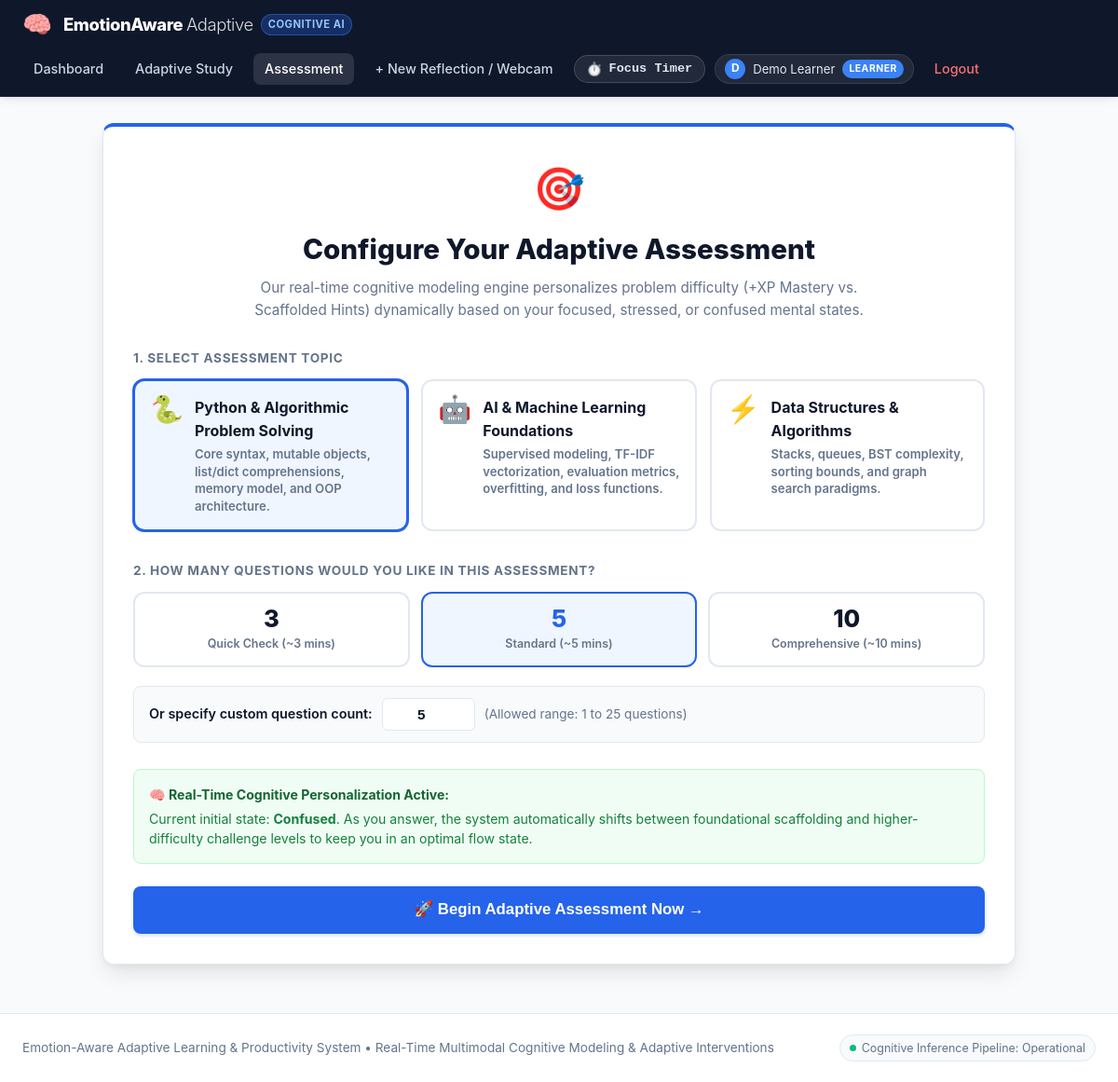
Before: /study?mode=assessment&setup=1 (signed in) with the older database file.
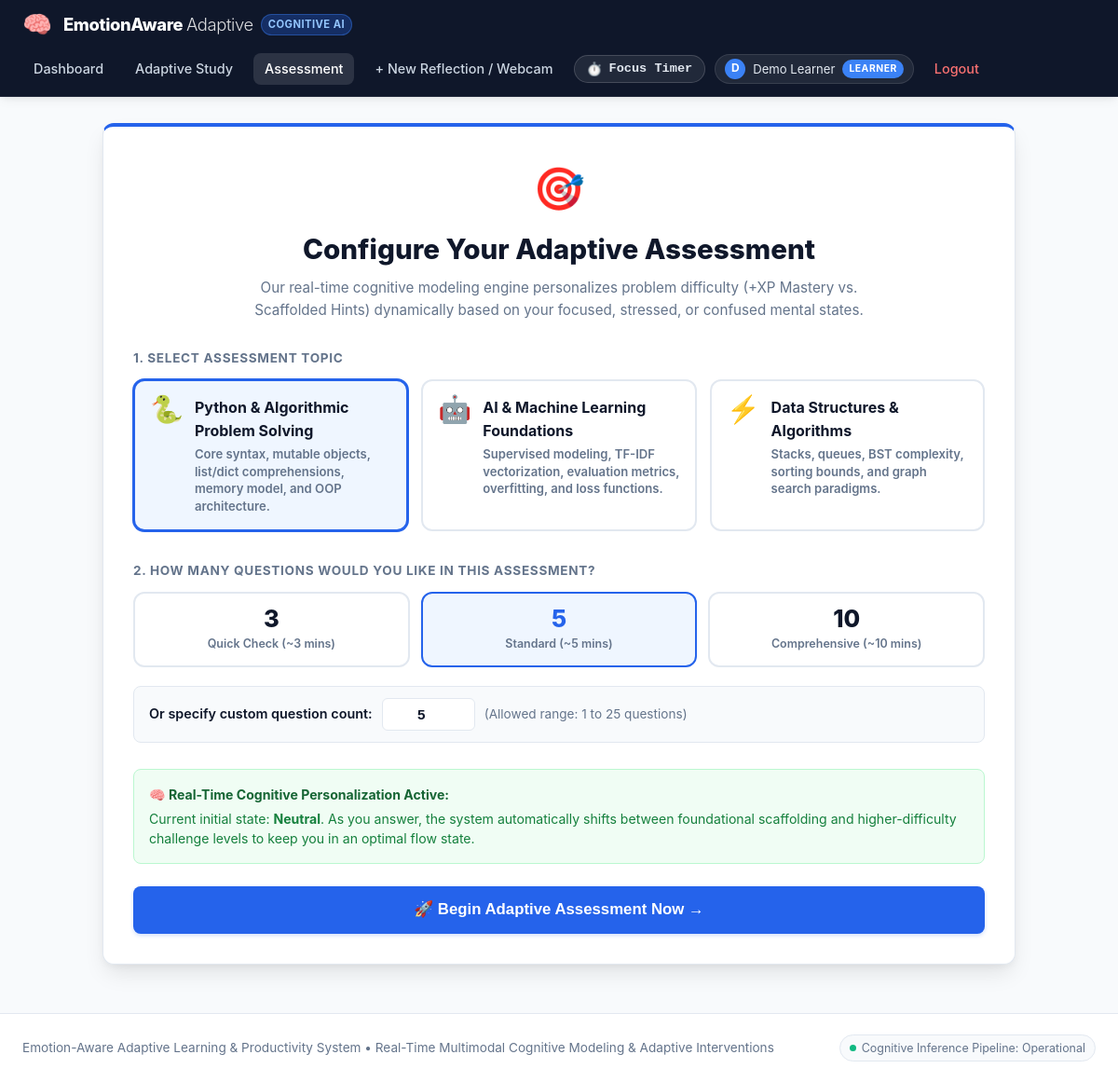
After: the same page with the newer database file.
### tables this page shows
CREATE TABLE activities(
        id INTEGER PRIMARY KEY AUTOINCREMENT,
        user_id INTEGER NOT NULL,
        description TEXT NOT NULL,
        state TEXT NOT NULL,
        confidence REAL DEFAULT 85.0,
        recommendation TEXT NOT NULL,
        modality TEXT NOT NULL DEFAULT 'text',
        created_at TIMESTAMP DEFAULT CURRENT_TIMESTAMP,
        FOREIGN KEY(user_id) REFERENCES users(id)
    );

### app.py (the view, shortened to what this page needs)
@app.route("/study", methods=["GET", "POST"])
def study():
    if "user_id" not in session:
        return redirect(url_for("login"))
    user_id = session["user_id"]
    if request.args.get("tailored") == "1" or request.args.get("mode") == "tailored":
        study_mode = "tailored"
        session["study_mode"] = "tailored"
        session.pop("study_target_questions", None)
    elif request.args.get("mode") == "assessment" or request.args.get("setup") == "1":
        study_mode = "assessment"
        session["study_mode"] = "assessment"
    elif request.args.get("mode") == "practice":
        study_mode = "practice"
        session["study_mode"] = "practice"
        session.pop("study_target_questions", None)
    else:
        study_mode = session.get("study_mode", "practice")
    requested_topic = request.args.get("topic") or request.form.get("topic")
    topic_id = requested_topic if requested_topic in [t["id"] for t in TOPICS] else session.get("study_session_topic", "python")
    topic_obj = next(
        (topic for topic in TOPICS if topic["id"] == topic_id),
        TOPICS[0]
    )
    show_setup = False
    if request.method == "POST" and request.form.get("action") == "start_assessment":
        try:
            target_q = int(request.form.get("target_questions", 5))
            target_q = max(1, min(25, target_q))
        except (ValueError, TypeError):
            target_q = 5
        chosen_topic = request.form.get("topic", topic_id)
        session["study_mode"] = "assessment"
        study_mode = "assessment"
        session["study_target_questions"] = target_q
        session["study_session_topic"] = chosen_topic
        session["study_session_start"] = datetime.now().isoformat()
        session["study_questions_answered"] = 0
        session["study_score"] = 0
        session["study_correct_count"] = 0
        session["study_states_seen"] = []
        session["study_completed"] = False
        topic_id = chosen_topic
        topic_obj = next((t for t in TOPICS if t["id"] == topic_id), TOPICS[0])
        show_setup = False
    elif study_mode == "assessment" and (request.args.get("setup") == "1" or request.args.get("restart") == "1" or "study_target_questions" not in session):
        show_setup = True
    else:
        show_setup = False
    param_state = request.args.get("state")
    if param_state and param_state in ALL_STATES:
        current_state = param_state
        session["current_cognitive_state"] = current_state
        conn = get_db()
        try:
            conn.execute(
                """
                INSERT INTO activities(
                    user_id, description, state, confidence,
                    recommendation, modality
                )
                VALUES (?, ?, ?, ?, ?, 'manual_override')
                """,
                (
                    user_id,
                    f"State adapted to {current_state} during {topic_obj['name']} session.",
                    current_state,
                    92.0,
                    RECOMMENDATIONS.get(current_state, "")
                )
            )
            conn.commit()
        finally:
            conn.close()
    elif "current_cognitive_state" in session:
        current_state = session["current_cognitive_state"]
    else:
        conn = get_db()
        try:
            last_activity = conn.execute(
                """
                SELECT state FROM activities
                WHERE user_id = ? ORDER BY id DESC LIMIT 1
                """,
                (user_id,)
            ).fetchone()
        finally:
            conn.close()
        current_state = (
            last_activity["state"] if last_activity else "Focused"
        )
        session["current_cognitive_state"] = current_state
    if "study_session_start" not in session or request.args.get("restart") == "1":
        session["study_session_start"] = datetime.now().isoformat()
        session["study_session_topic"] = topic_id
        session["study_questions_answered"] = 0
        session["study_score"] = 0
        session["study_correct_count"] = 0
        session["study_states_seen"] = []
    if show_setup:
        intervention = get_adaptive_intervention(current_state, 88.0)
        return render_template(
            "study.html",
            show_setup=True,
            study_mode=study_mode,
            topics=TOPICS,
            selected_topic=topic_id,
            current_state=current_state,
            all_states=ALL_STATES,
            intervention=intervention,
            target_questions=session.get("study_target_questions", 5)
        )

### app.py (called while the page is built)
def get_db():
    conn = sqlite3.connect(DB_PATH, timeout=20)
    conn.row_factory = sqlite3.Row
    return conn

### templates/study.html (shortened to what this page needs)
{% extends "base.html" %}
{% block content %}
<div style="max-width: 980px; margin: 0 auto;">
{% if show_setup %}
  <div class="card" style="padding: 32px; border-top: 4px solid var(--accent); box-shadow: var(--shadow-lg);">
    <div style="text-align: center; max-width: 680px; margin: 0 auto 28px auto;">
      <span style="font-size: 2.8rem;">🎯</span>
      <h1 style="font-size: 1.85rem; font-weight: 800; color: var(--text-main); margin-top: 8px;">
        Configure Your Adaptive Assessment
      </h1>
      <p style="color: var(--text-muted); font-size: 0.95rem; margin-top: 6px; line-height: 1.6;">
        Our real-time cognitive modeling engine personalizes problem difficulty (+XP Mastery vs. Scaffolded Hints) dynamically based on your focused, stressed, or confused mental states.
      </p>
    </div>
    <form method="post" action="{{ url_for('study') }}">
      <div style="margin-bottom: 26px;">
        <label style="font-size: 0.85rem; text-transform: uppercase; letter-spacing: 0.05em; color: var(--text-muted); font-weight: 700; margin-bottom: 12px; display: block;">
          1. Select Assessment Topic
        </label>
        <div style="display: grid; grid-template-columns: repeat(auto-fit, minmax(260px, 1fr)); gap: 14px;">
          {% for t in topics %}
            <label class="topic-select-card {% if selected_topic == t.id %}selected{% endif %}" onclick="selectTopicRadio('{{ t.id }}')">
              <div style="display: flex; align-items: flex-start; gap: 12px;">
                <span style="font-size: 1.8rem; line-height: 1;">{{ t.icon }}</span>
                <div>
                  <h4 style="font-size: 1rem; font-weight: 700; margin: 0; color: var(--text-main);">{{ t.name }}</h4>
                  <p style="font-size: 0.82rem; color: var(--text-muted); margin-top: 4px; line-height: 1.4;">{{ t.description }}</p>
                </div>
              </div>
            </label>
          {% endfor %}
        </div>
      </div>
      <div style="margin-bottom: 28px;">
        <label style="font-size: 0.85rem; text-transform: uppercase; letter-spacing: 0.05em; color: var(--text-muted); font-weight: 700; margin-bottom: 12px; display: block;">
          2. How Many Questions Would You Like In This Assessment?
        </label>
        <div style="display: grid; grid-template-columns: repeat(auto-fit, minmax(160px, 1fr)); gap: 12px; margin-bottom: 14px;">
          <label class="qcount-pill-label" onclick="setQuestionCount(3)">
            <span class="qcount-num">3</span>
            <span class="qcount-meta">Quick Check (~3 mins)</span>
          </label>
          <label class="qcount-pill-label active" onclick="setQuestionCount(5)">
            <span class="qcount-num">5</span>
            <span class="qcount-meta">Standard (~5 mins)</span>
          </label>
          <label class="qcount-pill-label" onclick="setQuestionCount(10)">
            <span class="qcount-num">10</span>
            <span class="qcount-meta">Comprehensive (~10 mins)</span>
          </label>
        </div>
        <div style="display: flex; align-items: center; gap: 10px; background: #f8fafc; padding: 12px 16px; border-radius: 8px; border: 1px solid var(--border);">
          <span style="font-size: 0.9rem; font-weight: 600; color: var(--text-main);">Or specify custom question count:</span>
          <input type="number" id="target_questions_input" name="target_questions" value="5" min="1" max="25" style="width: 100px; padding: 8px 12px; font-weight: 700; text-align: center; border-radius: 6px; border: 1px solid var(--border);" oninput="onCustomQInput(this.value)">
          <span style="font-size: 0.85rem; color: var(--text-muted);">(Allowed range: 1 to 25 questions)</span>
        </div>
      </div>
      <div style="background: #f0fdf4; border: 1px solid #bbf7d0; padding: 16px; border-radius: 8px; margin-bottom: 24px; font-size: 0.88rem; color: #166534;">
        <div style="font-weight: 700; display: flex; align-items: center; gap: 6px;">
          <span>🧠 Real-Time Cognitive Personalization Active:</span>
        </div>
        <p style="margin-top: 4px; line-height: 1.5; color: #15803d;">
          Current initial state: <b>{{ current_state }}</b>. As you answer, the system automatically shifts between foundational scaffolding and higher-difficulty challenge levels to keep you in an optimal flow state.
        </p>
      </div>
      <button type="submit" class="btn btn-primary btn-block" style="padding: 14px 24px; font-size: 1.05rem; font-weight: 700;">
        🚀 Begin Adaptive Assessment Now →
      </button>
    </form>
  </div>
{% endif %}
</div>
{% endblock %}

### templates/base.html (shortened to what this page needs)
<!doctype html>
<html lang="en">
<head>
  <link rel="stylesheet" href="{{ url_for('static', filename='style.css') }}">
</head>
<body>
  <header>
    <div class="nav-container">
      <a href="{{ url_for('index') }}" class="brand">
        <span class="brand-icon">🧠</span>
        <div class="brand-text-group">
          <span class="brand-title">EmotionAware <span class="brand-sub">Adaptive</span></span>
          <span class="brand-badge">Cognitive AI</span>
        </div>
      </a>
      <nav class="nav-links">
        {% if session.get('user_id') %}
          {% if session.get('role') == 'admin' %}
            <a href="{{ url_for('admin') }}" class="{% if request.endpoint == 'admin' %}active{% endif %}">Admin Overview</a>
          {% else %}
            <a href="{{ url_for('dashboard') }}" class="{% if request.endpoint == 'dashboard' %}active{% endif %}">Dashboard</a>
            <a href="{{ url_for('study', mode='practice') }}" class="" title="Self-Paced Learning & Concept Practice">Adaptive Study</a>
            <a href="{{ url_for('study', mode='assessment', setup='1') }}" class="{% if request.endpoint == 'study' and (study_mode == 'assessment' or request.args.get('mode') == 'assessment') %}active{% endif %}" title="Structured Timed Test">Assessment</a>
          {% endif %}
          <a href="{{ url_for('activity') }}" class="{% if request.endpoint == 'activity' %}active{% endif %}">+ New Reflection / Webcam</a>
          <button type="button" class="nav-pomo-btn" id="nav-pomo-btn" onclick="openPomodoroModal()" title="Configure Focus & Productivity Timer">
            <span>⏱️</span>
            <span id="nav-pomo-text" style="font-weight: 700; font-family: monospace;">Focus Timer</span>
          </button>
          <div class="user-badge">
            <span class="user-avatar-circle">{{ session.get('name', 'U')[0] }}</span>
            <span class="user-name-text">{{ session.get('name') }}</span>
            <span class="role-tag {{ session.get('role') }}">{{ session.get('role') }}</span>
          </div>
          <a href="{{ url_for('logout') }}" class="logout-link">Logout</a>
        {% endif %}
      </nav>
    </div>
  </header>
  <main>
    {% block content %}{% endblock %}
  </main>
  <footer>
    <div class="footer-content">
      <p>Emotion-Aware Adaptive Learning & Productivity System &bull; Real-Time Multimodal Cognitive Modeling & Adaptive Interventions</p>
      <div class="footer-meta-pill">
        <span class="system-status-indicator"></span>
        <span>Cognitive Inference Pipeline: Operational</span>
      </div>
    </div>
  </footer>
</body>
</html>

Changed rows visible on the page:
no longer on this page (row unchanged): activities: state "Confused"
added activities: state "Neutral"
